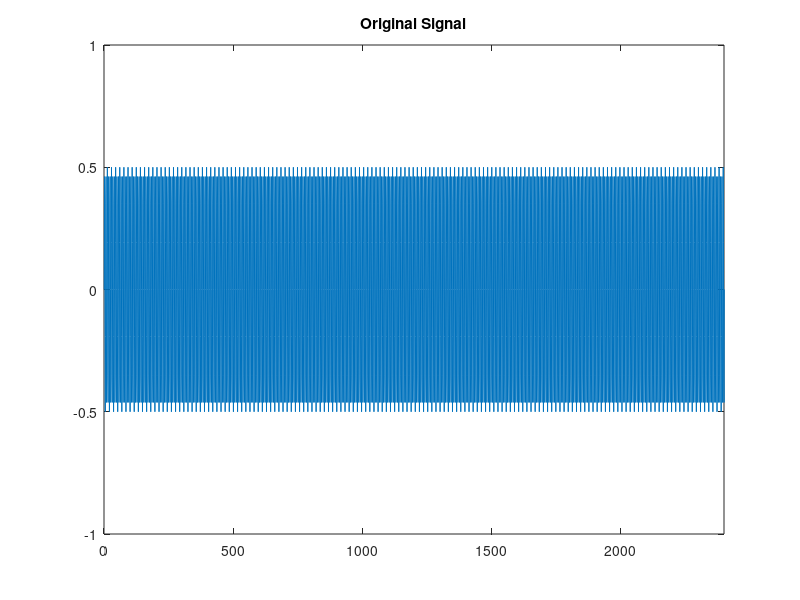
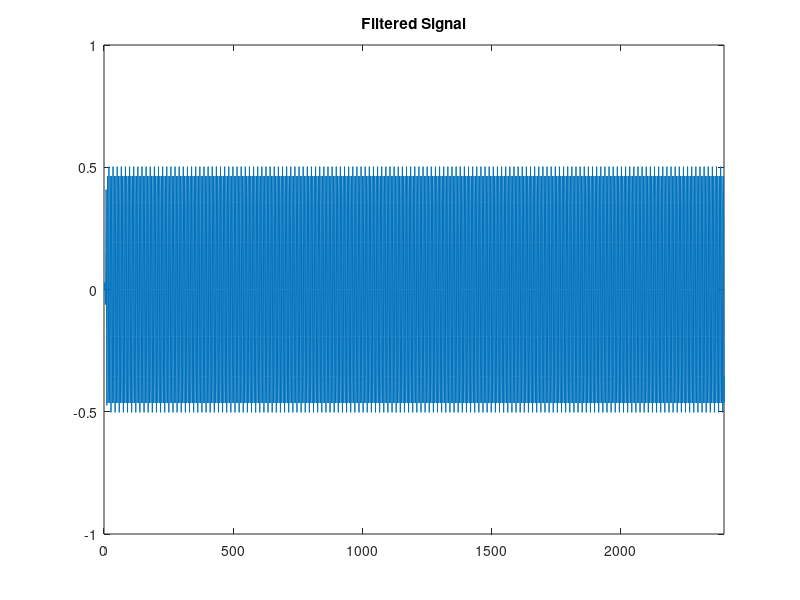

These figures' MATLAB source, in order:
sampling_freq = 48000;
signal_freq = 9000;
N = 12;

coeffs = [ 		0.017203033005470221
		0.04875687072873372
		-0.0053633528013805271
		-0.089792035226627556
		0.0057860776118659604
		0.31272538663292021
		0.49366878054812385
		0.31272538663292021
		0.0057860776118659604
		-0.089792035226627556
		-0.0053633528013805271
		0.04875687072873372
		0.017203033005470221 ];

% coeffs = [-0.0049123250992086183
% -0.014619079916495251
%  0.0060757570503416243
%  0.01952535804916462
%  0.0024331187695853683
% -0.0098746099102310358
% -0.0037963320758576859
% -0.012010346542919192
% -0.01035742425347112
%  0.01992326384135619
%  0.021487608632075595
% -0.0036831076567773926
% -0.0025285456210165994
% -0.010532837642683505
% -0.034386903509944826
% -0.0011850529678652522
%  0.039757652237396482
%  0.014026994706631228
%  0.0043585313963652086
%  0.014292489095961029
% -0.04562980713703095
% -0.062041754213086692
%  0.02997771785352504
%  0.041487703139491801
%  0.0066936154158850807
%  0.087583480119140356
%  0.030241608546776121
% -0.23544107929841201
% -0.15849062460484048
%  0.26627195921759944
%  0.26627195921759944
% -0.15849062460484048
% -0.23544107929841201
%  0.030241608546776121
%  0.087583480119140356
%  0.0066936154158850807
%  0.041487703139491801
%  0.02997771785352504
% -0.062041754213086692
% -0.04562980713703095
%  0.014292489095961029
%  0.0043585313963652086
%  0.014026994706631228
%  0.039757652237396482
% -0.0011850529678652522
% -0.034386903509944826
% -0.010532837642683505
% -0.0025285456210165994
% -0.0036831076567773926
%  0.021487608632075595
%  0.01992326384135619
% -0.01035742425347112
% -0.012010346542919192
% -0.0037963320758576859
% -0.0098746099102310358
%  0.0024331187695853683
%  0.01952535804916462
%  0.0060757570503416243
% -0.014619079916495251
% -0.0049123250992086183 ];

time = (0:1/sampling_freq:0.05)';

audio_in = 0.5 * sin(2 * pi * signal_freq * time );
audio_out = zeros(size(audio_in));

sampleInd = 1;

working_data = zeros(N+1,1);

for j=1:length(audio_in)
    working_data(sampleInd) = audio_in(j);
    output = 0;
    
    indLeft = sampleInd;
    indRight = sampleInd + 1;
%     disp('Initial indLeft');
%     disp(indLeft);
    sampleInd = sampleInd + 1;
    if( sampleInd > length(working_data) )
        sampleInd = 1;
    end
    
    if( indRight > length(working_data) )
        indRight = 1;
    end
    
    for i=1:(length(working_data)/2)
        output = output + (working_data(indLeft) * coeffs(i)) + (working_data(indRight) * coeffs(i));
%         disp('New Iteration')
%         disp(indLeft)
%         disp(indRight)
%         disp(i)
        
%         disp(sprintf('Iteration: %d, L = %d, R = %d', i, indLeft, indRight))
        indLeft = indLeft - 1;
        if(indLeft < 1)
            indLeft = length(working_data);
        end
        indRight = indRight + 1;
        if(indRight > length(working_data))
            indRight = 1;
        end
    end
    
    if mod(N,2) == 0
        output = output + (working_data(indLeft) * coeffs(floor(N+2)/2));
    end
        
    audio_out(j) = output;
%     break;
end

plot(audio_in);
axis([0 2400 -1 1]);
title('Original Signal');
figure();
plot(audio_out);
axis([0 2400 -1 1]);
title('Filtered Signal');